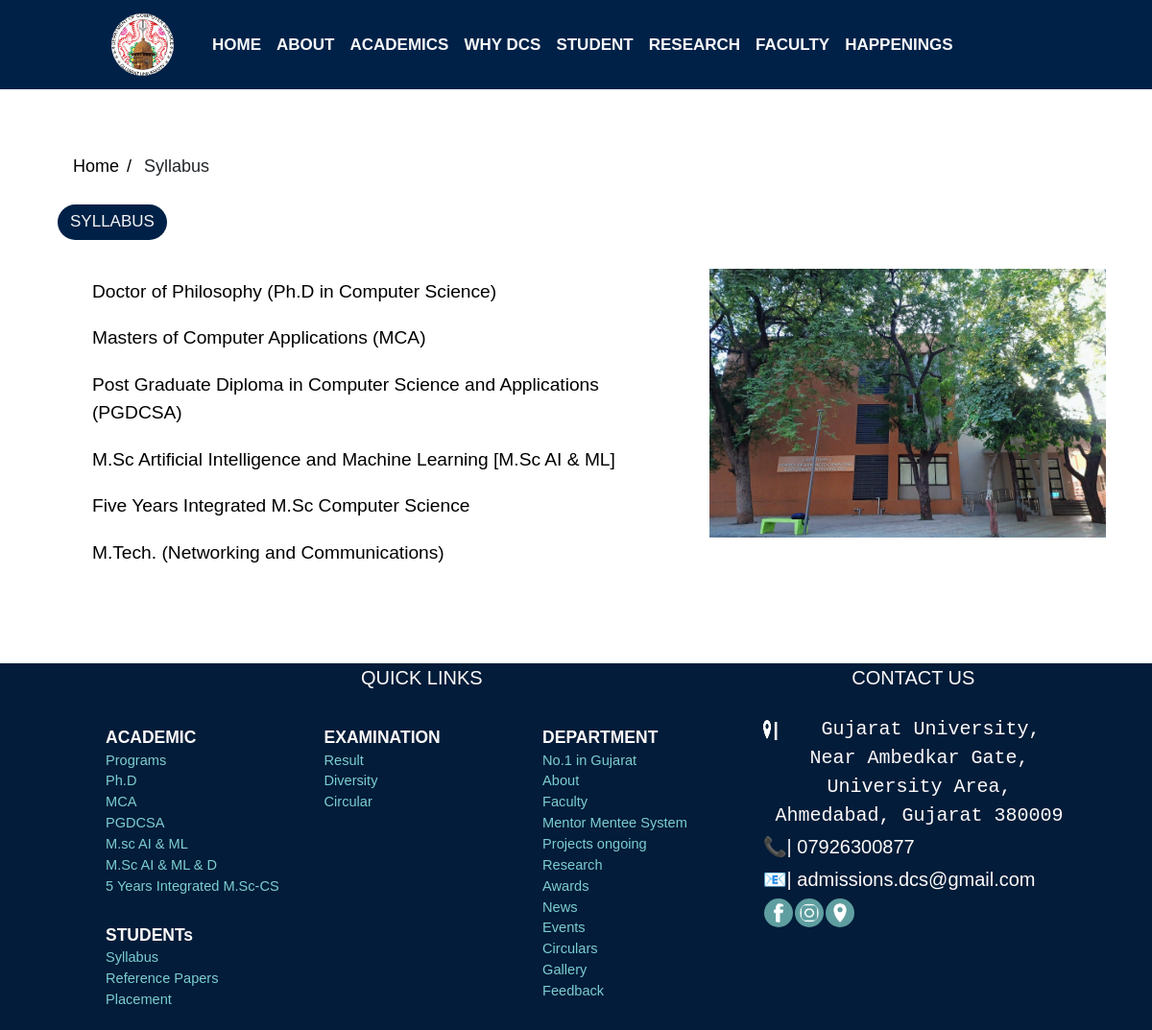
/Department/syllabus.php, run on the app's committed database.
### tables this page shows
CREATE TABLE `course` (
  `course_id` int(11) NOT NULL,
  `course_name` varchar(255) DEFAULT NULL,
  `course_duration` tinyint(1) DEFAULT NULL,
  `course_details` text DEFAULT NULL,
  `course_document` text NOT NULL,
  `course_image` text NOT NULL,
  `seat_number` int(11) NOT NULL,
  `boys_fees` varchar(11) NOT NULL,
  `girls_fees` varchar(11) NOT NULL,
  `brouchers` varchar(100) NOT NULL
);

### Department/syllabus.php (the view, shortened to what this page needs)
<!doctype html>
<html lang="en">
<head>
    <?php include "links/include/link.php" ?>
</head>
<body>
    <?php include "links/include/header.php" ?>
    <br>
    <div style="padding-right:40%;padding-left: 5%;">
        <ul class="breadcrumb" style="padding-top: 130px;">
            <li><a href="home.php">Home</a></li>
            <li>Syllabus</li>
        </ul>
        <div class="pill">Syllabus</div>
        <br>
    </div>
    <div class="row">
        <div class="w-full col-sm-9 md:w-3/5" style="padding-left:8%;">
            <?php
            $query = "SELECT `course_id`, `course_name`, `course_duration`, `course_details`, `course_document`, `course_image` FROM `course`;";
            $result = $conn->query($query);
            if ($result->num_rows > 0) {
                while ($row = $result->fetch_assoc()) {
                    $course_name = $row["course_name"];
                    $course_document = $row["course_document"];
            ?>
                    <a href="<?php echo $course_document; ?>" class="hoverables" target="_self" rel="noopener noreferrer">
                        <div type="button" class="collapsible">
                            <?php echo $course_name; ?>
                        </div>
                    </a>
            <?php
                }
            } else {
                echo "0 results";
            }
            ?>
        </div>
        <div class="mr-12 imgl col-sm">
            <img data-aos="fade-left" data-aos-duration="3000" src="image/academics/course/acadload.webp" alt="logo" style="max-width: 100%; max-height: 100%;">
        </div>
    </div>
<br>
<br>
<br>
    <?php include "links/include/footer.php" ?>
</body>
</html>

### Department/links/css/main.css (style rules this page uses)
.navbar a:after, a:before { transition: all .5s; }

### Department/links/css/global.css (style rules this page uses)
.pill { border: 2px; background-color: #002147; padding-right: 13px; padding-left: 13px; padding-top: 5px; padding-bottom: 6px; color: whitesmoke; max-width: fit-content; border-radius: 50px 50px; text-transform: uppercase; font-size: 17px; }
ul.breadcrumb { padding: 10px 16px; list-style: none; }
ul.breadcrumb li { display: inline; font-size: 18px; }
ul.breadcrumb li+li:before { padding: 8px; color: black; content: "/\00a0"; }
ul.breadcrumb li a { color: #000000; text-decoration: none; }
body { font-family: Arial, Helvetica, sans-serif; font-size: 20px; }

### Department/syllabus.php (style rules this page uses)
.collapsible { cursor: pointer; padding: 10px; width: 100%; border: none; text-align: left; outline: none; font-size: .2in; margin:0px; }
.imgl { margin: 1px 5px 0px; }
.hoverables { color: black; }

### Department/links/include/footer.php (style rules this page uses)
a { color:#7cced0; text-decoration:none; }

### data on the page
course: course_name "Doctor of Philosophy (Ph.D in Computer Science)"
course: course_name "Masters of Computer Applications (MCA)"
course: course_name "Post Graduate Diploma in Computer Science and Applications (PGDCSA)"
course: course_name "M.Sc Artificial Intelligence and Machine Learning [M.Sc AI & ML]"
course: course_name "Five Years Integrated M.Sc Computer Science"
course: course_name "M.Tech. (Networking and Communications)"
